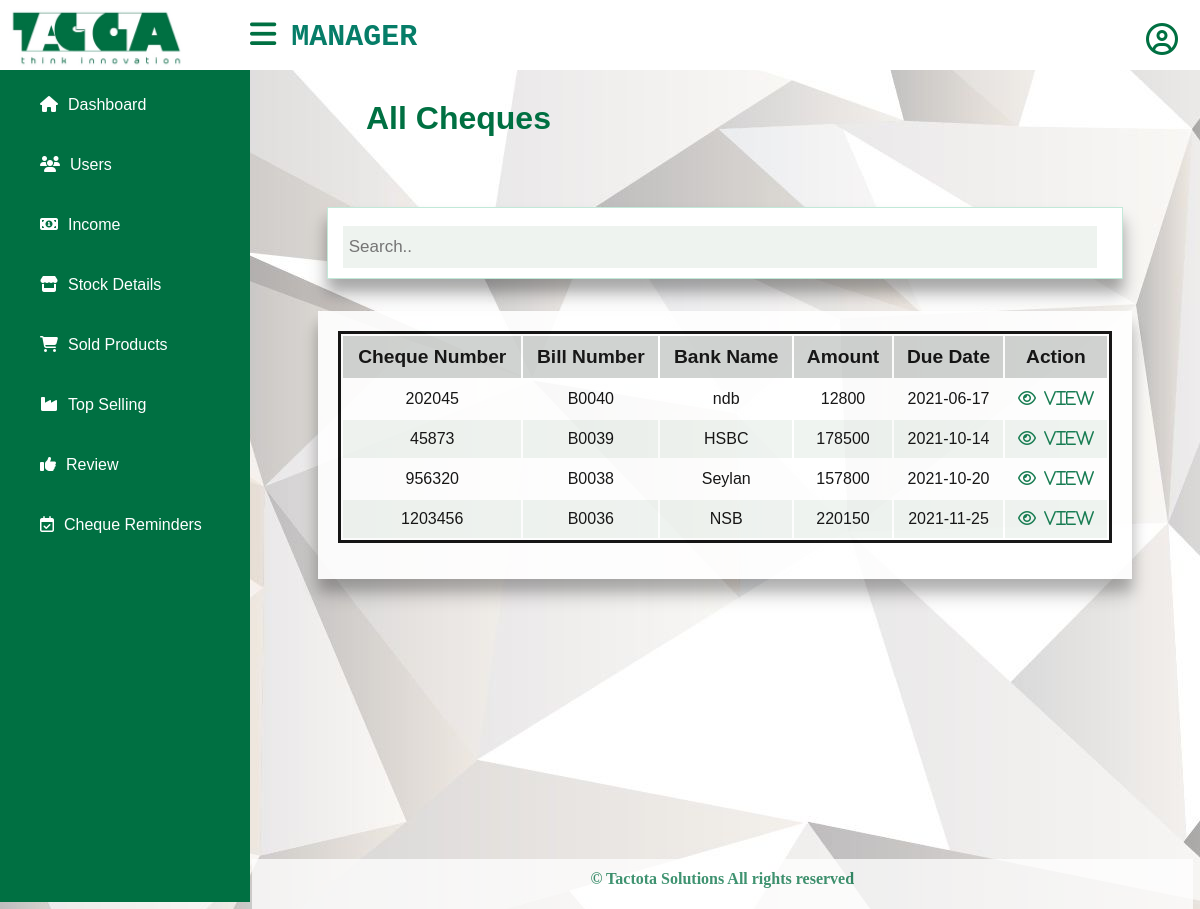
The app's page /views/view_all_cheques.php with its own data.
### tables this page shows
CREATE TABLE `cheque` (
  `bill_no` varchar(30) NOT NULL,
  `cheque_id` varchar(50) NOT NULL,
  `received_date` date NOT NULL,
  `due_date` date NOT NULL,
  `bank_name` varchar(30) NOT NULL,
  `cheque_status` tinyint(1) NOT NULL DEFAULT 1
);

CREATE TABLE `bill` (
  `bill_no` varchar(30) NOT NULL,
  `date_time` datetime NOT NULL,
  `amount` float NOT NULL,
  `payment_method` varchar(30) NOT NULL,
  `emp_id` varchar(30) NOT NULL
);

### model/database.php (called while the page is built, shortened)
<?php
class database
{
    private static $_instance;
    private $_connection;
    public static function getInstance() {
        if(!isset(self::$_instance)) {
            self::$_instance = new self();
        }
        return self::$_instance;
    }
    private function __construct() {
        $this->_connection = new mysqli(host, username, password, dbname);
    }
    public function getConnection() {
        return $this->_connection;
    }
}

### controller/sales.php (called while the page is built, shortened)
<?php
require_once("../model/sales_model.php");
class sales
{
    public function __construct()
    {
        $this->sale = new sales_model();
    }
    public function view_cheques(){
        return $this->sale->get_cheques_details();
    }
}

### model/sales_model.php (called while the page is built, shortened)
<?php
require_once("database.php");
class sales_model
{
    public function __construct() {
        $this->mysqli = database::getInstance()->getConnection();
    }
public function get_cheques_details(){
    $query = $this->mysqli->query("SELECT cheque.cheque_id,cheque.bank_name,cheque.due_date,bill.amount,cheque.bill_no from cheque INNER JOIN bill ON cheque.bill_no=bill.bill_no WHERE cheque.cheque_status=1 order by cheque.due_date ASC");
    while ($row = $query->fetch_assoc()) {
        $result[] = $row;
    }
  return $result;
}
}

### model/authenitication_model.php (called while the page is built, shortened)
<?php
   require_once("database.php");
class authenitication_model{
    public function get_username($id){
        $result = "";
            return $result;
    }
}

### views/view_all_cheques.php (the view, shortened to what this page needs)
<?php
   include 'admin_sidebar.php';
   require '../controller/sales.php';
   $data=new sales();
   $sql=$data->view_cheques();
?>
<head>
<link rel="stylesheet" href="../public/css/view_user.css">
</head>
<body>
   <div class="content" style="width:auto;">
      <h1 id="tbl-heading">All Cheques</h1><br/>
      <div class="search">
    <input type="text" placeholder="Search..">
    </div>
    <div class="view-tbl">
       <table>
         <thead>
            <tr>
               <th>Cheque Number</th>
               <th>Bill Number</th>
               <th>Bank Name</th>
               <th>Amount </th>
               <th>Due Date</th>
               <th>Action</th>
            </tr>
         </thead>
         <tboady>
         <?php
foreach ($sql as $k => $v)
{
    ?>
    <tr>
        <td><?php echo $sql[$k]["cheque_id"] ?></td>
        <td><?php echo $sql[$k]["bill_no"] ?></td>
        <td><?php echo $sql[$k]["bank_name"] ?></td>
        <td><?php echo $sql[$k]["amount"] ?></td>
        <td><?php echo $sql[$k]["due_date"] ?></td>
        <td><a href="../controller/sales.php?action=cheque_clearance&id=<?php  echo $sql[$k]["cheque_id"]; ?>" title="view">
         <i class="fa fa-eye" aria-hidden="true" id="tbl-icon">&nbsp&nbspView</i></a>
    </tr>
    <?php
} ?>
       </table>
    </div>
    <div class="footer">
	<p>© Tactota Solutions All rights reserved </p>
</div>
   </div>
</body>

### public/css/style1.css (style rules this page uses)
body { margin: 0; padding: 0; font-family: "Roboto", sans-serif; background-image: url(../images/12.jpg); }
a { text-decoration:none; }
.content { width: calc(100% ); margin-top: 60px; padding: 20px; margin-left: 250px; background-position: center; background-size: cover; height: 100vh; transition: 0.5s; }

### public/css/view_user.css (style rules this page uses)
body { background-color:rgb(238, 238, 238); }
#tbl-heading { margin-left:3em; font-family: 'Trebuchet MS', 'Lucida Sans Unicode', 'Lucida Grande', 'Lucida Sans', Arial, sans-serif; text-align: left; color: #007042; font-weight: bold; margin-top: 20px; margin-bottom: 20px; font-size: 2em; }
.view-tbl table { border: 3px solid #000; width: 100%; margin-bottom: 1rem; }
.view-tbl tbody tr:nth-child(odd) { background-color: #fff; }
.view-tbl tbody tr:nth-child(even) { background-color: #eef3ef; }
.view-tbl th { font-size: 1.2em; padding:10px; background-color:#cccfcd; font-family: 'Trebuchet MS', 'Lucida Sans Unicode', 'Lucida Grande', 'Lucida Sans', Arial, sans-serif; }
.view-tbl td { font-size: 1em; padding: 10px; text-align: center; outline: none; font-family: 'Trebuchet MS', 'Lucida Sans Unicode', 'Lucida Grande', 'Lucida Sans', Arial, sans-serif; }
.view-tbl { box-shadow: 0 12px 12px 0 rgba(0, 0, 0, 0.2), 0 16px 20px 0 rgba(0, 0, 0, 0.19); display: flex; margin: 2em auto; background:#ffffff; background-size: cover; border:none; width:85%; padding: 20px; align-items: center; text-align: center; opacity: 90%; }
#tbl-icon { color:#007042; }
.search { padding:10px; box-shadow: 0 12px 12px 0 rgba(0, 0, 0, 0.2), 0 16px 20px 0 rgba(0, 0, 0, 0.19); margin: 2em auto; background-size: cover; border: 1px solid #c1e9d8; width: 85%; overflow: hidden; background-color: white; text-align: center; }
.search input[type=text] { padding: 6px; background-color: #eef3ef; border: none; margin-top: 8px; margin-right: 10px; font-size: 17px; width:96%; widows: 80%; height: 30px; }
.footer { opacity: 0.75; text-align: center; color:#007042; font-weight: bolder; width:103.4%; background:white; height:50px; margin-left: -2%; margin-top:280px ; font-family: 'Times New Roman', Times, serif; }

### public/css/admin.css (style rules this page uses)
html,body, div, h1, h2, h3, h4, h5, h6, p { margin: 0; padding: 0; border: 0; font-size: 100%; font: inherit; vertical-align: baseline; }
html,body { width: 100%; height: 100%; margin: 0; padding: 0; }
* { list-style: none; margin:0; padding: 0; box-sizing: content-box; font-family: 'Montserrat', sans-serif; }
p { padding-top: 1.2%; }

### public/css/update.css (style rules this page uses)
input[type="text"], input[type="email"], input[type="password"] ,input[type="number"],input[type="date"],input[type="password"] ,input[type="number"],input[type="tell"] { font-size: 1.2em; color: #000000; width: 94.6%; background: none; border:none; outline: none; border-bottom:1px solid #e0dfdf; font-family: 'Trebuchet MS', 'Lucida Sans Unicode', 'Lucida Grande', 'Lucida Sans', Arial, sans-serif; }

### records on screen
cheque: cheque "202045", bill_no "B0040", bank_name "ndb", bill_no.amount "12800", due_date "2021-06-17"
cheque: cheque "45873", bill_no "B0039", bank_name "HSBC", bill_no.amount "178500", due_date "2021-10-14"
cheque: cheque "956320", bill_no "B0038", bank_name "Seylan", bill_no.amount "157800", due_date "2021-10-20"
cheque: cheque "1203456", bill_no "B0036", bank_name "NSB", bill_no.amount "220150", due_date "2021-11-25"
